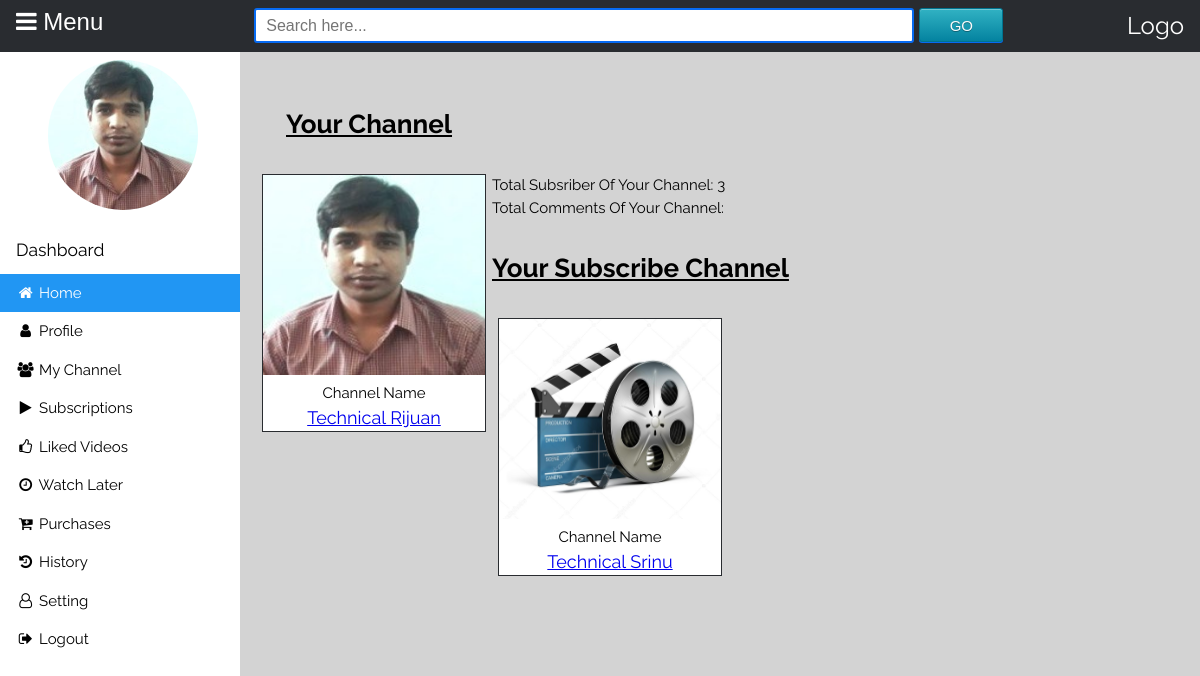
The page /subscribe/ (signed in) on the database its author committed.
### video/models.py (models this page shows, shortened)
class  userProfile(models.Model):
	uname=models.OneToOneField(User, on_delete=models.CASCADE)
	img=models.FileField()
	dob=models.DateField(null=True,blank=True)
	gender=models.CharField(max_length=30)
	city=models.CharField(max_length=30)
	country=models.CharField(max_length=30)

class Channel(models.Model):
	user=models.ForeignKey(User, on_delete=models.CASCADE)
	name=models.CharField(max_length=255)
	tag_line=models.CharField(max_length=255)
	img=models.FileField(upload_to='upload/img/')
	subscribe=models.IntegerField(default=0)
	pub_date=models.DateTimeField(default=datetime.now())
	def __str__(self):
		return str(self.name)

### video/views.py (the view)
# urls.py: path('subscribe/', views.setSubscribe, name='subscribe')
def setSubscribe(request):
	post=userProfile.objects.filter(uname=request.user.id)
	form=Channel.objects.filter(user=request.user.id)
	new=Subscriber.objects.filter(user=request.user.id)
	for n in new:
		gets=Channel.objects.filter(name=n.sub_name)
	context={'post':post,'form':form,'gets':gets}
	return render(request, 'subscribe.html', context)

### video/templates/subscribe.html
{% extends 'base.html' %}
{% load static %}
{% block profile %}
<div>
{% for p in post %}
<a href="{% url 'userprofile' %}"><img src="{{ p.img.url }}" width="150" height="150" class="img-circle1"></a>
{% endfor %}
</div>
{% endblock %}
{% block content %}
<div class="space">
		<label><u>Your Channel</u></label>
</div>
{% for f in form %}
<div class="subscribe-container">
	<div class="left-sub">
		<div class="img-container">
			<div class="gallery">
				<a href="{% url 'channel' cid=f.id %}">
					<img src="{{ f.img.url }}" alt="image1" width="300" height="200">
				</a>
				<div class="pdesc">Channel Name</div>
				<div class="cdesc"><a href="{% url 'channel' cid=f.id %}">{{ f.name }}</a></div>
			</div>
		</div>
	</div>
	<div class="right-sub">
		<label>Total Subsriber Of Your Channel: {{ f.subscribe }}</label><br>
		<label>Total Comments Of Your Channel: </label>
	</div>
</div>
{% endfor %}
<div class="space">
		<label><u>Your Subscribe Channel</u></label>
</div>
<div>
	{% for g in gets %}
	<div class="img-container">
			<div class="gallery">
				<a href="{% url 'channel' cid=g.id %}">
					<img src="{{ g.img.url }}" alt="image1" width="300" height="200">
				</a>
				<div class="pdesc">Channel Name</div>
				<div class="cdesc"><a href="{% url 'channel' cid=g.id %}">{{ g.name }}</a></div>
			</div>
		</div>
	{% endfor %}
</div>
{% endblock %}

### video/static/style.css (style rules this page uses)
html { box-sizing:border-box }
*,*:before,*:after { box-sizing:inherit }
html { overflow-x:hidden }
body { background-color: lightgray; padding: 0; margin:0; line-height: 1.5; font-size: 15px; }
html,body,h1,h2,h3,h4,h5 { font-family: "Raleway", sans-serif; font-weight:400; margin:10px 0; }
.gallery { background-color: #fff; border: 1px solid #292c30; }
.gallery img { width: 100%; }
.pdesc { text-align: center; }
.cdesc { font-size:18px; text-align: center; }
.mainContent .img-container { padding: 0 6px; float: left; width: 25%; }
.img-circle1 { border-radius: 150px; }
.space { padding: 30px; }
.space label { font-size: 26px; font-weight: bold; }

### rows shown on the page
userProfile: img (picture)
Channel: img (picture), name "Technical Rijuan", subscribe "3"
Channel: img (picture), name "Technical Srinu"
